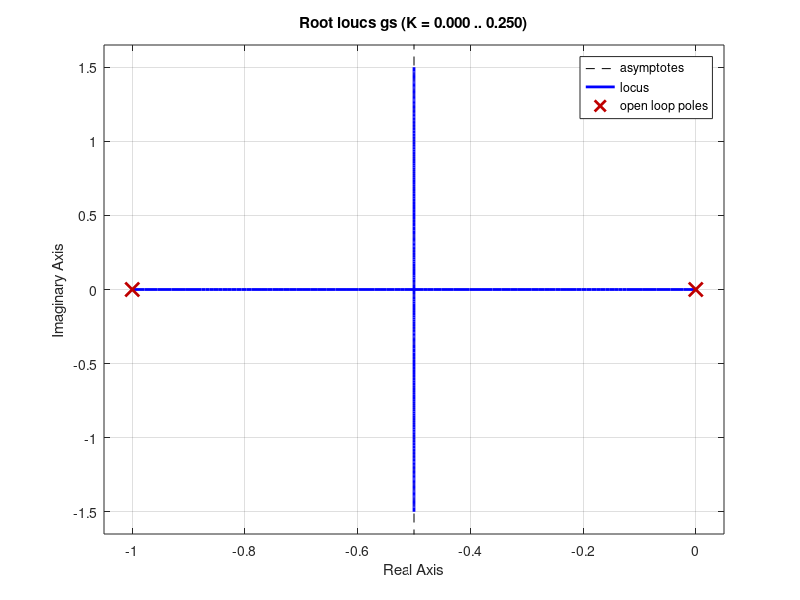

This figure's MATLAB source: (Note: this script raises an error after producing the figure.)
clc;
clear;
close all;
s=tf('s');
gs=10/(s^2+s)
gc=(s+1.9)/(s+4.64)
gt=series(gs,gc)   %  series(gs,gc)=gs*gc;
rlocus(gs)
sgrid(0.5,0)


